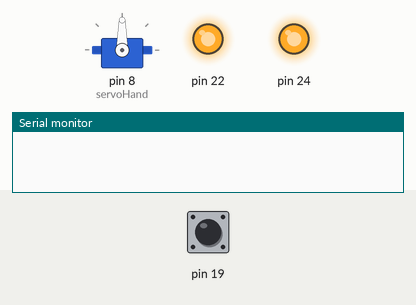
This sketch was run on a simulated Arduino Mega 2560, built with avr-gcc and run on an emulated ATmega2560. Parts: servo, output pins drawn as LEDs (lit = HIGH), the last lines printed to the serial monitor. The inputs (shaded band) are chosen by the test bench; at power-on: pin 19 LOW.

Above: at 0.11 s.
At 1.4 s:
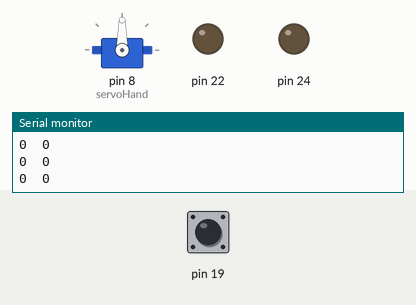
1.5 s: pin 19 pulsed HIGH 5 times (0.12 s each, 0.3 s apart)
Timing chart, 0 to 4.5 s (numbered marks = the images above; inputs shaded):
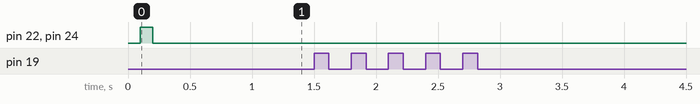

The sketch:

HAND_MaIN.ino
```cpp
#include<math.h>
#include <Servo.h>

#define CLOSE_SERVO_POS 65
#define OPEN_SERVO_POS 140
#define CATCHED_SERVO_POS 75

Servo servoHand;

int lEncoderCount;
int rEncoderCount;


void setup() {
Serial.begin(9600);
delay(100);
// set Motor PINS
  for(int i=0;i<6;i++){
//    pinMode(2+i,OUTPUT);
  }

//set SensorPanel Pins
  for(int i=0;i<12;i+=2){
    pinMode(30+i,INPUT);
  }

  servoHand.attach(8);
// main v motor
  pinMode(22,OUTPUT);
  pinMode(24,OUTPUT);
  motorVStop();

//ENCORDER init
  initEncoders();
}

void loop() {
  //motorForward(150,150);
  Serial.print(getLEncoderCount());
  Serial.print("  ");
  Serial.println(getREncoderCount());
}

// ENCORDER
void initEncoders(){

  attachInterrupt(4, lEncoderIncrement, CHANGE);
  //attachInterrupt(4, rEncoderIncrement, CHANGE);
}

void lEncoderIncrement(){
  lEncoderCount++;
}

void rEncoderIncrement(){
  rEncoderCount++;
}

int getLEncoderCount(){
  return lEncoderCount;
}

int getREncoderCount(){
  return  rEncoderCount;
}
//motor V controls
void motorVStop(){
  digitalWrite(22,HIGH);
  digitalWrite(24,HIGH);
  delay(100);
  digitalWrite(22,LOW);
  digitalWrite(24,LOW);
}

void openHand(){
  for(int i=CATCHED_SERVO_POS;i<=OPEN_SERVO_POS;i++){
    servoHand.write(i);
    delay(5);
  }
}

void closeHand(){
  for(int i=OPEN_SERVO_POS;i>=CATCHED_SERVO_POS;i--){
    servoHand.write(i);
    delay(5);
  }
}

void lMotorForward(int pwm){
  digitalWrite(4,HIGH);
  digitalWrite(3,LOW);
  analogWrite(2, pwm);
}

void rMotorForward(int pwm){
  digitalWrite(5,HIGH);
  digitalWrite(6,LOW);
  analogWrite(7, pwm);
}

void motorForward(int pwml,int pwmr){
  rMotorForward(pwmr);
  lMotorForward(pwml);
}

void motorStop(){

  digitalWrite(4,LOW);
  digitalWrite(3,LOW);
  analogWrite(2, 0);
  digitalWrite(6,LOW);
  digitalWrite(5,LOW);
  analogWrite(7, 0);

}

void motorBrake(){

  digitalWrite(4,HIGH);
  digitalWrite(3,HIGH);
  analogWrite(2, 255);
  digitalWrite(6,HIGH);
  digitalWrite(5,HIGH);
  analogWrite(7, 255);

}
```
